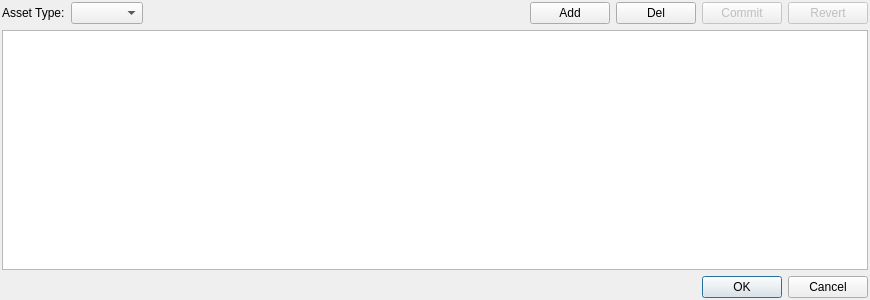
<?xml version="1.0" encoding="UTF-8"?>
<ui version="4.0">
 <class>AssetChoiceDlg</class>
 <widget class="QDialog" name="AssetChoiceDlg">
  <property name="geometry">
   <rect>
    <x>0</x>
    <y>0</y>
    <width>870</width>
    <height>300</height>
   </rect>
  </property>
  <property name="windowTitle">
   <string>Choose Asset</string>
  </property>
  <layout class="QVBoxLayout" name="verticalLayout">
   <property name="leftMargin">
    <number>2</number>
   </property>
   <property name="topMargin">
    <number>2</number>
   </property>
   <property name="rightMargin">
    <number>2</number>
   </property>
   <property name="bottomMargin">
    <number>2</number>
   </property>
   <item>
    <widget class="QFrame" name="frame">
     <property name="sizePolicy">
      <sizepolicy hsizetype="Preferred" vsizetype="Preferred">
       <horstretch>0</horstretch>
       <verstretch>0</verstretch>
      </sizepolicy>
     </property>
     <property name="frameShape">
      <enum>QFrame::Panel</enum>
     </property>
     <property name="frameShadow">
      <enum>QFrame::Plain</enum>
     </property>
     <property name="lineWidth">
      <number>0</number>
     </property>
     <layout class="QHBoxLayout" name="horizontalLayout">
      <property name="leftMargin">
       <number>0</number>
      </property>
      <property name="topMargin">
       <number>0</number>
      </property>
      <property name="rightMargin">
       <number>0</number>
      </property>
      <property name="bottomMargin">
       <number>0</number>
      </property>
      <item>
       <widget class="QLabel" name="AssetTypeLbl">
        <property name="text">
         <string>Asset Type:</string>
        </property>
       </widget>
      </item>
      <item>
       <widget class="QComboBox" name="AssetTypeCombo"/>
      </item>
      <item>
       <spacer name="horizontalSpacer">
        <property name="orientation">
         <enum>Qt::Horizontal</enum>
        </property>
        <property name="sizeHint" stdset="0">
         <size>
          <width>40</width>
          <height>20</height>
         </size>
        </property>
       </spacer>
      </item>
      <item>
       <widget class="QPushButton" name="AddAssetBtn">
        <property name="text">
         <string>Add</string>
        </property>
       </widget>
      </item>
      <item>
       <widget class="QPushButton" name="RemoveAssetBtn">
        <property name="text">
         <string>Del</string>
        </property>
       </widget>
      </item>
      <item>
       <widget class="QPushButton" name="CommitBtn">
        <property name="enabled">
         <bool>false</bool>
        </property>
        <property name="text">
         <string>Commit</string>
        </property>
       </widget>
      </item>
      <item>
       <widget class="QPushButton" name="RevertBtn">
        <property name="enabled">
         <bool>false</bool>
        </property>
        <property name="text">
         <string>Revert</string>
        </property>
       </widget>
      </item>
     </layout>
    </widget>
   </item>
   <item>
    <widget class="QTableView" name="AssetsList">
     <property name="editTriggers">
      <set>QAbstractItemView::AnyKeyPressed|QAbstractItemView::DoubleClicked|QAbstractItemView::EditKeyPressed</set>
     </property>
     <property name="alternatingRowColors">
      <bool>true</bool>
     </property>
     <property name="selectionBehavior">
      <enum>QAbstractItemView::SelectRows</enum>
     </property>
     <attribute name="verticalHeaderVisible">
      <bool>true</bool>
     </attribute>
     <attribute name="verticalHeaderMinimumSectionSize">
      <number>20</number>
     </attribute>
     <attribute name="verticalHeaderDefaultSectionSize">
      <number>20</number>
     </attribute>
    </widget>
   </item>
   <item>
    <widget class="QDialogButtonBox" name="buttonBox">
     <property name="orientation">
      <enum>Qt::Horizontal</enum>
     </property>
     <property name="standardButtons">
      <set>QDialogButtonBox::Cancel|QDialogButtonBox::Ok</set>
     </property>
    </widget>
   </item>
  </layout>
 </widget>
 <resources/>
 <connections>
  <connection>
   <sender>buttonBox</sender>
   <signal>accepted()</signal>
   <receiver>AssetChoiceDlg</receiver>
   <slot>accept()</slot>
   <hints>
    <hint type="sourcelabel">
     <x>248</x>
     <y>254</y>
    </hint>
    <hint type="destinationlabel">
     <x>157</x>
     <y>274</y>
    </hint>
   </hints>
  </connection>
  <connection>
   <sender>buttonBox</sender>
   <signal>rejected()</signal>
   <receiver>AssetChoiceDlg</receiver>
   <slot>reject()</slot>
   <hints>
    <hint type="sourcelabel">
     <x>316</x>
     <y>260</y>
    </hint>
    <hint type="destinationlabel">
     <x>286</x>
     <y>274</y>
    </hint>
   </hints>
  </connection>
 </connections>
</ui>
